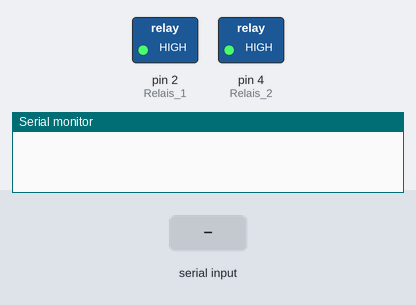
A sketch run on a simulated Arduino Uno, built with avr-gcc and run on an emulated ATmega328P. On the bench: switched loads named in the sketch (green lamp = pin HIGH), the last lines printed to the serial monitor. The test bench sets the inputs (shaded band).

Above: at 1.2 s.
1.3 s: "a" received over Serial
At 2.2 s:
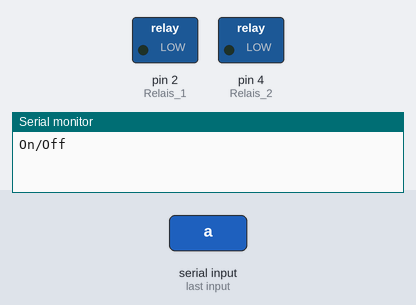
Timing chart, 0 to 4.3 s (numbered marks = the images above; inputs shaded):
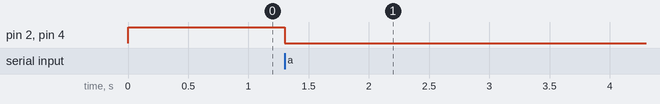

Measured:
- after the input at 1.3 s, pin 2 (Relais_1), pin 4 (Relais_2): HIGH → LOW at once

The sketch:

Relais.ino
```cpp
int Relais_1 = 2;
int Relais_2 = 4;

bool etat = true;

void setup()
{
  Serial.begin(9600);
  pinMode(Relais_1, OUTPUT);
  pinMode(Relais_2, OUTPUT);
  digitalWrite(Relais_1, HIGH);
  digitalWrite(Relais_2, HIGH);
}

void loop() {
  int received;

  if (Serial.available()>0)
    {
      received = Serial.read();

    if(received == 'a')
       {
        etat =! etat;
        digitalWrite(Relais_1, etat);
        digitalWrite(Relais_2, etat);
        delay(100);
        Serial.println("On/Off");
       }

    }
}
```
